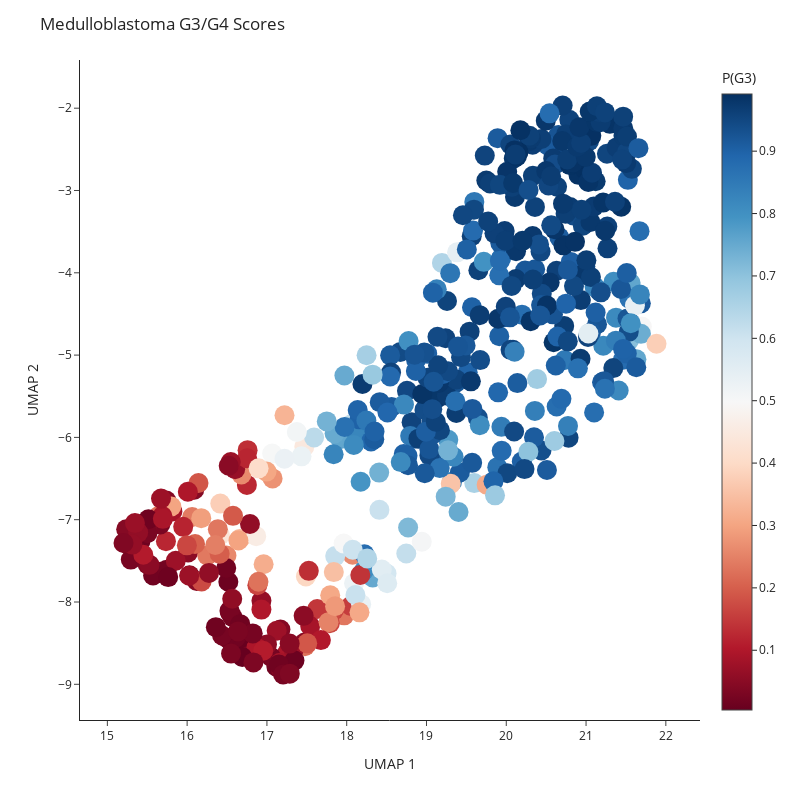

Notebook code for this chart:
### Code cell
plot_umap_spectrum(
    data=data_g3g4,
    clinical=score,  # Continuous scores instead of discrete labels
    colormap='RdBu',
    n_components=2,
    seed=2023,
    title="Medulloblastoma G3/G4 Scores",
    marker_size=20
)

### Figure 1 — Plotly figure (JSON) as saved in the notebook; plotly's stock layout.template omitted (floating-point values rounded to 4 significant figures; data arrays with more than 128 entries replaced by an {"elided": "..."} marker saying what was removed)
{"data": [{"customdata": {"elided": "470x1 float values"}, "hovertemplate": "<b>%{hovertext}</b><br><br>UMAP_1=%{x}<br>UMAP_2=%{y}<br>color_value=%{marker.color:.3f}<extra></extra>", "hovertext": {"elided": "470 str values"}, "legendgroup": "", "marker": {"color": {"elided": "470 float values"}, "coloraxis": "coloraxis", "size": 20, "symbol": "circle"}, "mode": "markers", "name": "", "orientation": "v", "showlegend": false, "type": "scatter", "x": {"elided": "470 float values"}, "xaxis": "x", "y": {"elided": "470 float values"}, "yaxis": "y"}], "layout": {"coloraxis": {"cmax": 0.9916, "cmin": 0.004222, "colorbar": {"title": {"text": "P(G3)"}}, "colorscale": [[0, "rgb(103,0,31)"], [0.1, "rgb(178,24,43)"], [0.2, "rgb(214,96,77)"], [0.3, "rgb(244,165,130)"], [0.4, "rgb(253,219,199)"], [0.5, "rgb(247,247,247)"], [0.6, "rgb(209,229,240)"], [0.7, "rgb(146,197,222)"], [0.8, "rgb(67,147,195)"], [0.9, "rgb(33,102,172)"], [1, "rgb(5,48,97)"]]}, "height": 800, "legend": {"tracegroupgap": 0}, "margin": {"t": 60}, "title": {"text": "Medulloblastoma G3/G4 Scores"}, "width": 800, "xaxis": {"anchor": "y", "domain": [0, 1], "title": {"text": "UMAP 1"}}, "yaxis": {"anchor": "x", "domain": [0, 1], "title": {"text": "UMAP 2"}}}}
